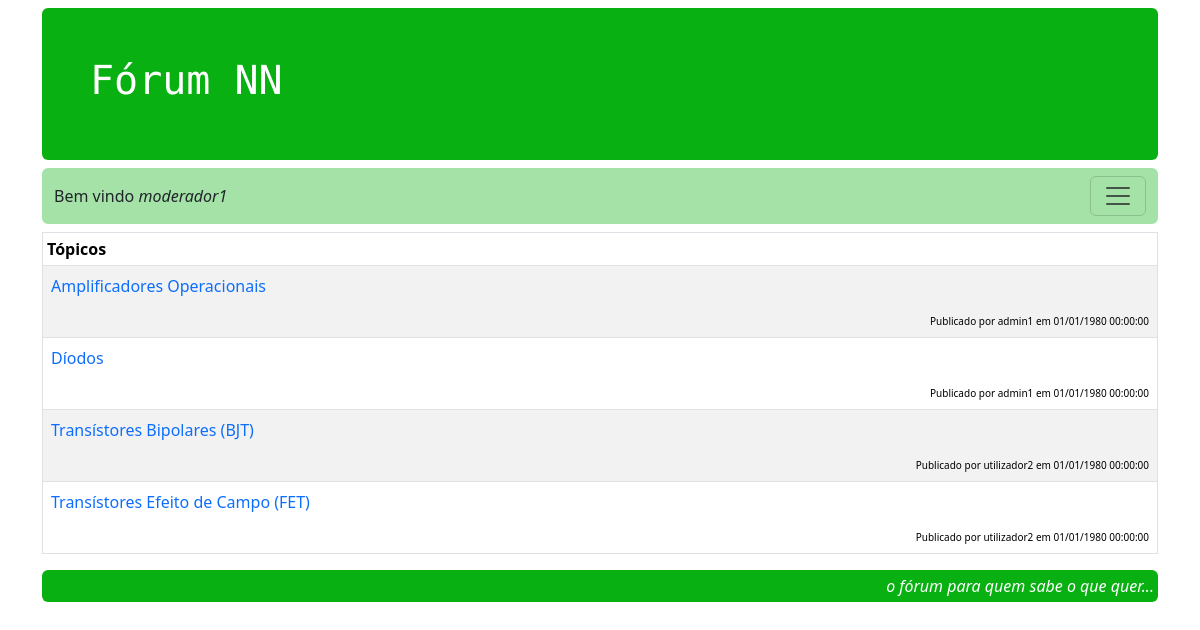
Screenshot of /topicos.php (signed in) with the database file from the repository.
### tables this page shows
CREATE TABLE `t_topico` (
  `idtopico` int NOT NULL,
  `titulo` varchar(255) NOT NULL,
  `refidutilizador` int NOT NULL,
  `datatopico` timestamp NOT NULL DEFAULT CURRENT_TIMESTAMP
);

CREATE TABLE `t_utilizador` (
  `idutilizador` int NOT NULL,
  `utilizador` varchar(100) NOT NULL,
  `senha` varchar(100) NOT NULL,
  `tipo` int NOT NULL DEFAULT '1',
  `dataregisto` timestamp NOT NULL DEFAULT CURRENT_TIMESTAMP,
  `ativo` int NOT NULL DEFAULT '1'
);

### bd.php (called while the page is built, shortened)
<?php
    function ligarBD() {
        $servername = "localhost";
        $username = "root";
        $password = "mysql";
        $nomebd = "bdforum";
        try {
            $conn = new PDO("mysql:host=$servername;dbname=$nomebd", $username, $password);
            $conn->setAttribute(PDO::ATTR_ERRMODE, PDO::ERRMODE_EXCEPTION);
            return $conn;
        } catch(PDOException $e) {
            echo "Erro no acesso à base de dados: " . $e->getMessage();
            return null;
        }
    }
    function consultarBD($sql) {
        $conn = ligarBD();
        $stmt = $conn->prepare($sql);
        $stmt->execute();
        $stmt->setFetchMode(PDO::FETCH_ASSOC);
        $rs = $stmt->fetchAll();
        return $rs;
    }
?>

### topicos.php (the view, shortened to what this page needs)
<?php
    include_once('bd.php');
?>
<!DOCTYPE html>
<html lang="pt">
<head>
    <?php require_once('metadados.php') ?>
</head>
<body>
    <div class="container">
        <?php include_once('header.php'); ?>
        <?php include_once('navegacao.php'); ?>
        <table class="table table-sm table-striped table-hover table-bordered mt-2">
            <thead class="px-3">
                <tr>
                    <th scope="col">Tópicos</th>
                </tr>
            </thead>
            <tbody>
                <?php
                $sql = 'SELECT idtopico, titulo, datatopico, idutilizador, utilizador';
                $sql .= ' FROM t_topico JOIN t_utilizador ON';
                $sql .= ' t_topico.refidutilizador = t_utilizador.idutilizador';
                $sql .= ' ORDER BY titulo ASC';
                $rs = consultarBD($sql);
                foreach ($rs as $registo) {
                    $id_topico = $registo['idtopico'];
                    $titulo = $registo['titulo'];
                    $datatopico = date_format(date_create($registo['datatopico']),"d/m/Y H:i:s");
                    $utilizador = $registo['utilizador'];
                ?>
                    <tr>
                        <td class="p-2">
                            <p>
                                <a class="link-offset-3-hover link-underline
                                    link-underline-opacity-0 link-underline-opacity-75-hover"
                                    href="topico.php?id_topico=<?php echo $id_topico; ?>" >
                                    <?php echo $titulo; ?>
                                </a>
                            </p>
                            <p class="fw-light datas text-end pb-0">
                                Publicado por <?php echo $utilizador; ?> em <?php echo $datatopico; ?>
                            </p>
                        </td>
                    </tr>
                <?php
                }
                ?>
            </tbody>
        </table>
        <?php include_once('footer.php'); ?>
    </div>
</body>
</html>

### css/meu_estilo.css (style rules this page uses)
.datas { font-size: x-small; margin-bottom:auto; }

### rows the page displays
t_topico: titulo "Amplificadores Operacionais", t_utilizador.utilizador "admin1", datatopico "01/01/1980 00:00:00"
t_topico: titulo "Díodos", t_utilizador.utilizador "admin1", datatopico "01/01/1980 00:00:00"
t_topico: titulo "Transístores Bipolares (BJT)", t_utilizador.utilizador "utilizador2", datatopico "01/01/1980 00:00:00"
t_topico: titulo "Transístores Efeito de Campo (FET)", t_utilizador.utilizador "utilizador2", datatopico "01/01/1980 00:00:00"

### other values shown
$_SESSION['utilizador'] "moderador1"
